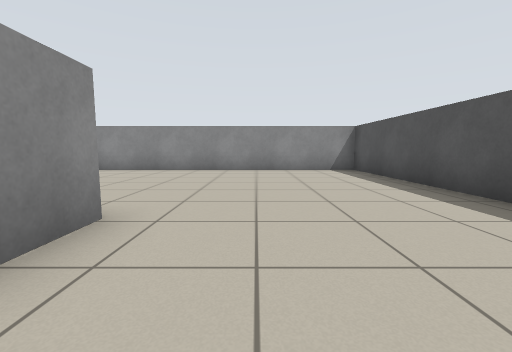
[1] (above)

20 first-person views from a walk through a robot-simulator world made for Stage. The camera is 0.72 m above the floor, tilts 6° down and sees 90° across. Floor lines are 1 m apart. The floor is counted in squares, 1 m on a side. Each view is taken from the middle of a square. On the plan, view 1 faces up. The plan holds only what a view shows up to about 9 squares ahead; the rest is blank. Robots are left out.

[2]
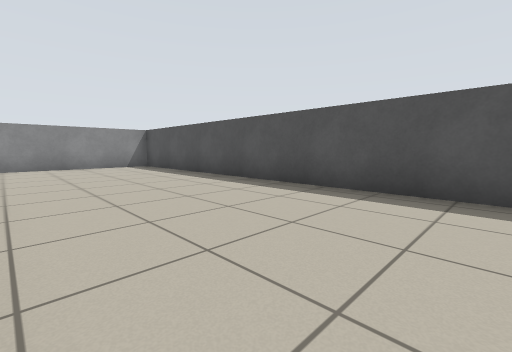

[3]
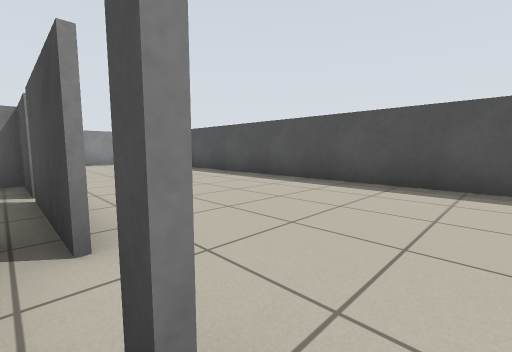

[4]
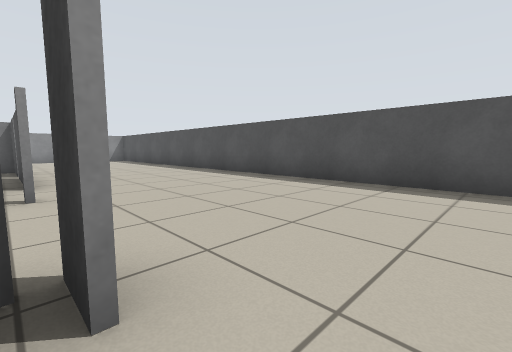

[5]
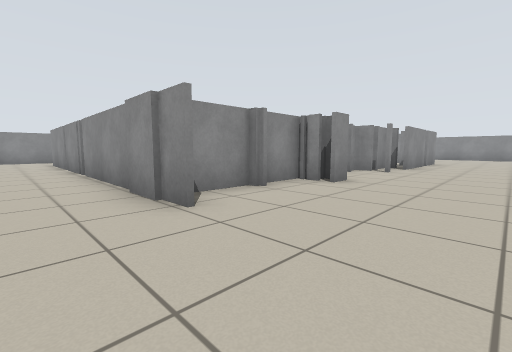

[6]
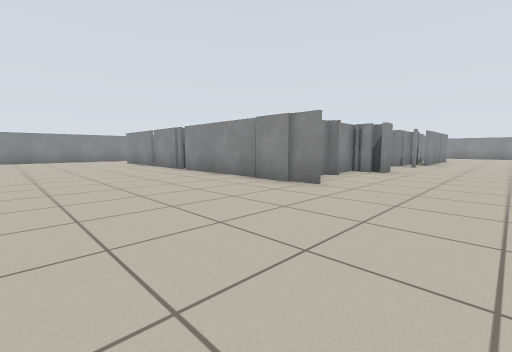

[7]
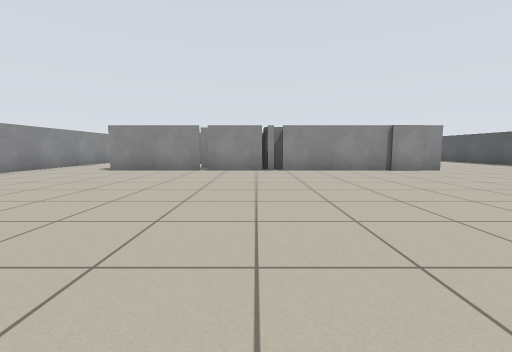

[8]
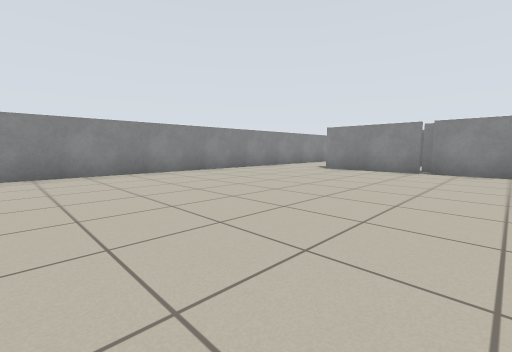

[9]
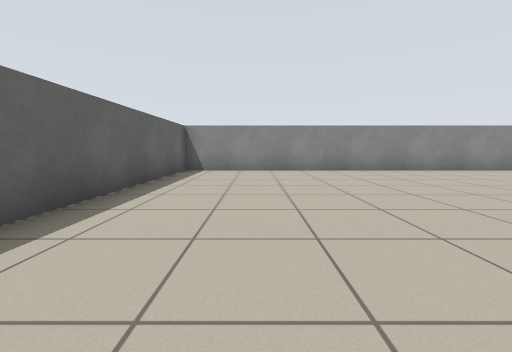

[10]
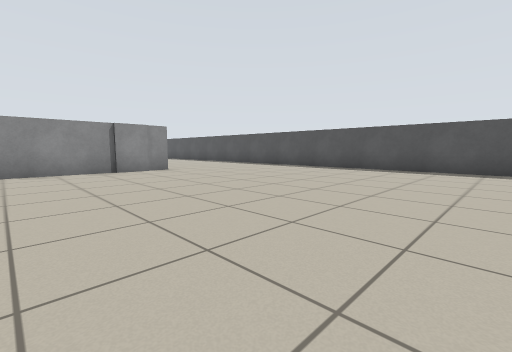

[11]
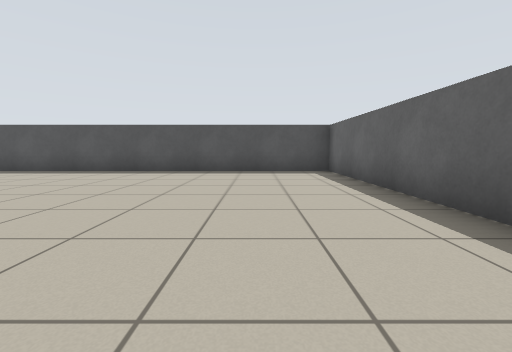

[12]
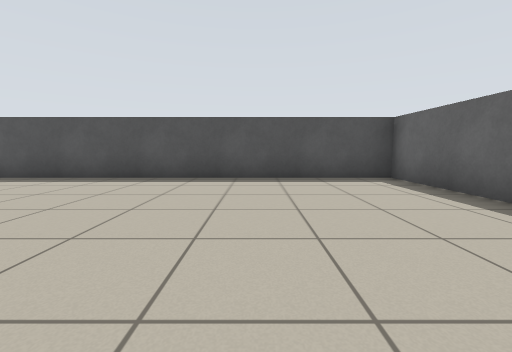

[13]
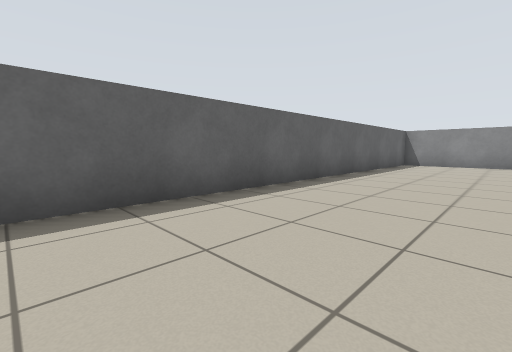

[14]
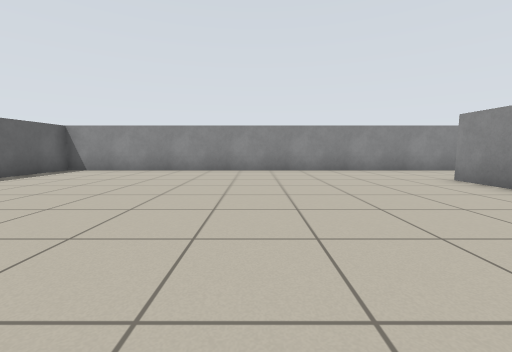

[15]
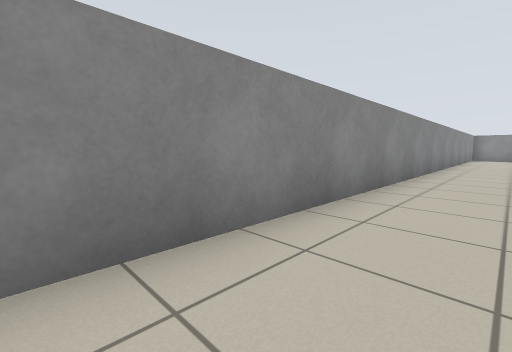

[16]
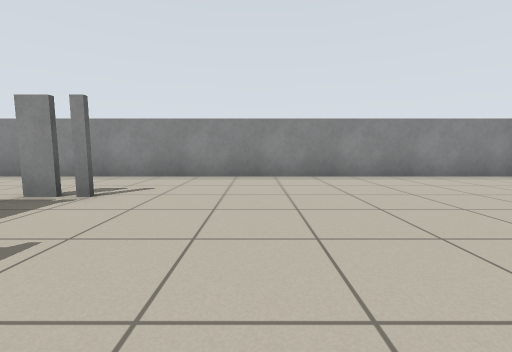

[17]
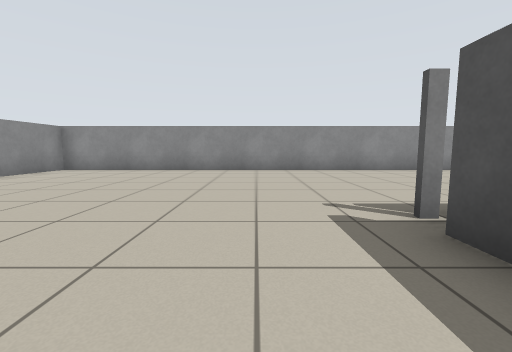

[18]
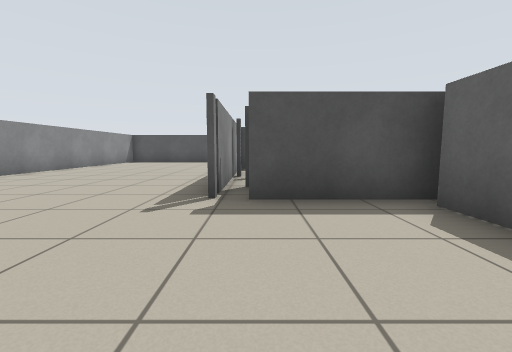

[19]
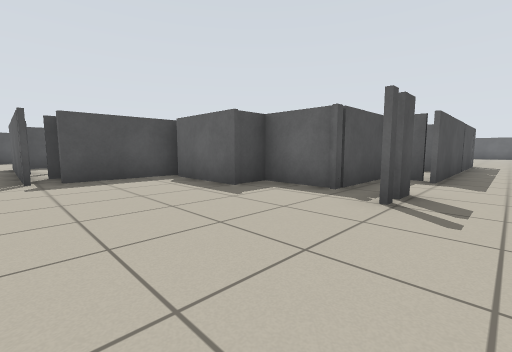

[20]
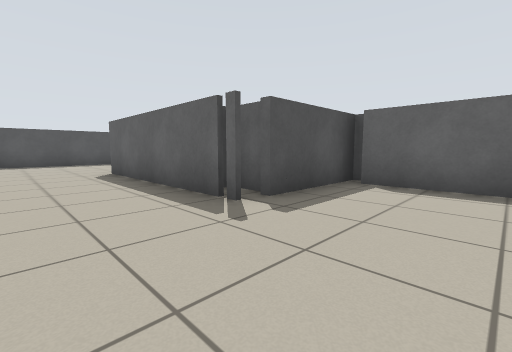

### Floor plan
Points are (right, up) in squares from view 1. A wall is a line through its corners. A room is listed if a view was taken in it or the views show most of it. See-through windows are left out.
Room 1 (views 1, 2, 3, 4, 5, 6, 7, 8, 9, 10, 11, 12, 13, 14, 15, 16, 17, 18, 19, 20)
walls: (-2.7, -8.4) (-2.7, -9.8); (-2, -6.9) (-2.7, -6.9) (-2.7, -8); (-1.8, -6.4) (-2.4, -6.4); (-1.6, -6.2) (-1.6, -7); (-1.8, -10.4) (-7.1, -10.4); (-2.2, -3.3) (-3, -3.3); (3.4, -8.1) (3.4, 8.9) (-15.7, 8.9) (-15.7, -21.4) (3.4, -21.4) (3.4, -10.5); (-7.4, -10.4) (-9.6, -10.4); (-9.9, -10.4) (-13, -10.4); (-7.4, -0.9) (-7.4, 2.1); (-11.8, -3.5) (-11.8, -1.3) (-10, -1.3) (-10, -0.3) (-7.8, -0.3); (-12.9, -8.8) (-12.9, -7.2); (-12.9, -7.1) (-12.9, -3.4); (-7.1, 1.9) (-6.5, 1.9); (-7.4, 2.7) (-1.6, 2.7) (-1.6, 1.5); (-12.9, -1.6) (-12.9, -1); (-12.8, -0.9) (-12.8, -1.5)

Positions as (right, up) in squares from view 1, and headings:
1: (0, 0), facing up
2: (-1, -2), facing up-right
3: (-2, -4), facing up-right
4: (-2, -8), facing up-right
5: (1, -12), facing up-left
6: (1, -15), facing up-left
7: (-8, -19), facing up
8: (-8, -19), facing up-left
9: (-7, -19), facing left
10: (-6, -19), facing up-right
11: (-5, -19), facing right
12: (-3, -18), facing right
13: (-3, -18), facing down-left
14: (-7, -15), facing left
15: (-14, -11), facing up-left
16: (-9, 2), facing left
17: (-9, 0), facing up
18: (-11, 2), facing right
19: (-14, 3), facing down-right
20: (-10, 5), facing down-right
